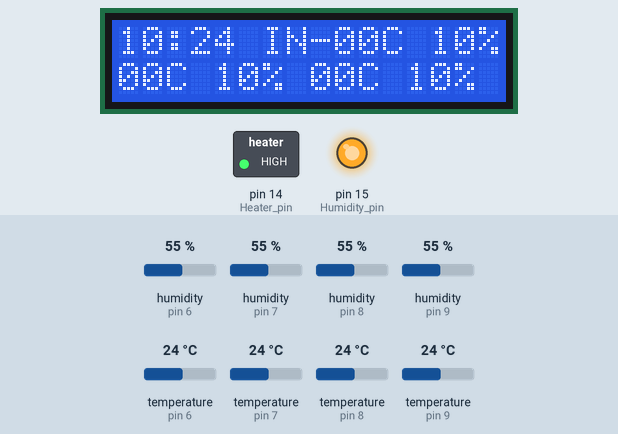
Recording of a sketch running on a simulated Arduino Uno, built with avr-gcc and run on an emulated ATmega328P. Parts: 16×2 character LCD, switched loads named in the sketch (green lamp = pin HIGH), output pins drawn as LEDs (lit = HIGH). The test bench sets the inputs (shaded band); at power-on: humidity (sensors on pin 6, pin 7, pin 8, pin 9) 55 %, temperature (sensors on pin 7, pin 6, pin 8, pin 9) 24 °C. The local clock reads 2024-03-15 10:24:30 at power-on unless the sketch sets it; storage starts empty; what the sketch prints to the serial monitor is not drawn.

Above: at 1.2 s.
1.3 s: humidity (sensor on pin 6) set to 68 %
At 5.1 s:
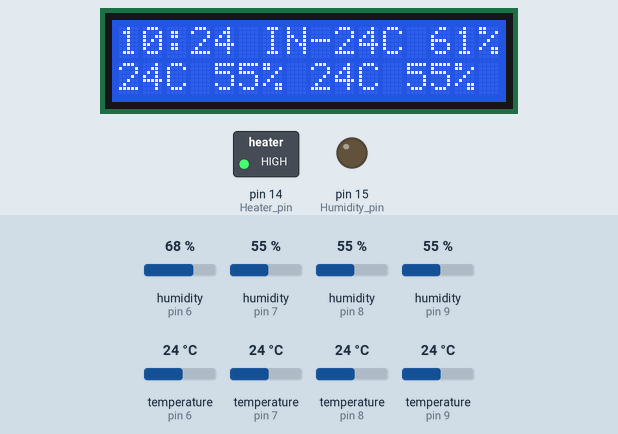
5.9 s: temperature (sensor on pin 7) set to 36 °C
At 8.5 s:
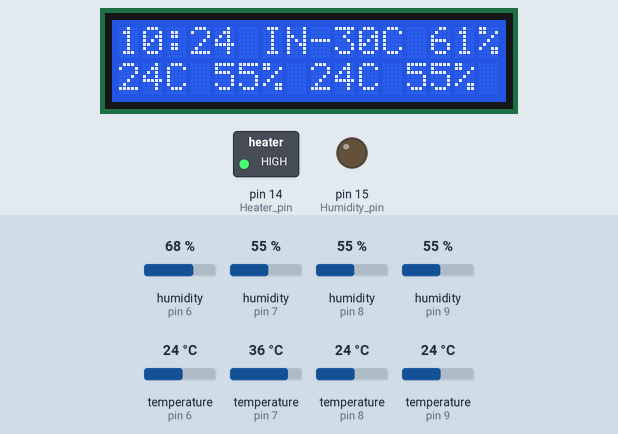
10.0 s: temperature (sensor on pin 7) set to 39 °C
At 15.2 s:
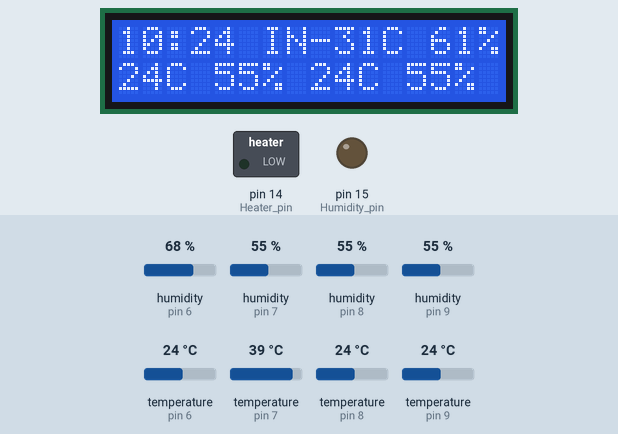
15.5 s: humidity (sensor on pin 7) set to 33 %
At 17.5 s:
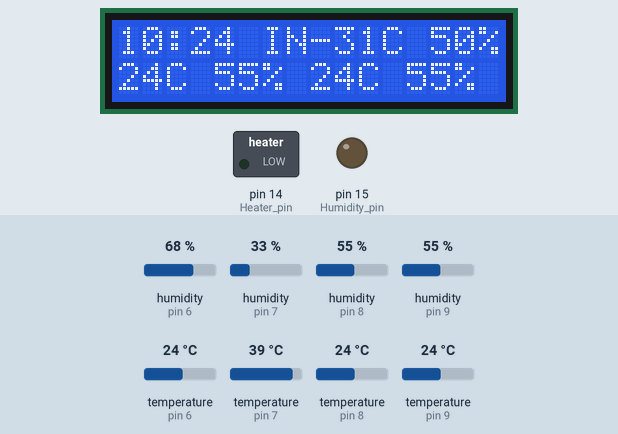
19.6 s: humidity (sensor on pin 7) set to 30 %
At 24.3 s:
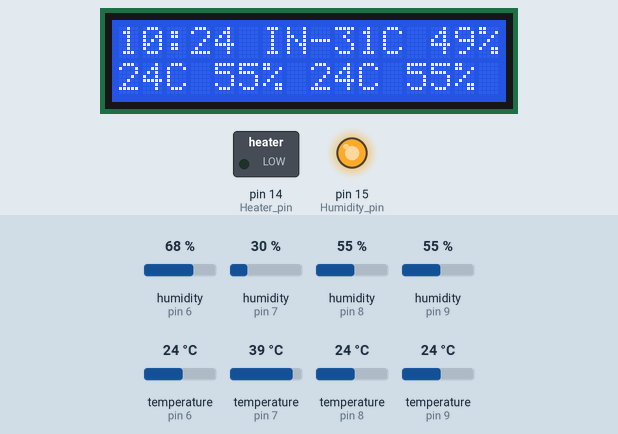
25.1 s: humidity (sensor on pin 8) set to 22 %
At 27.7 s:
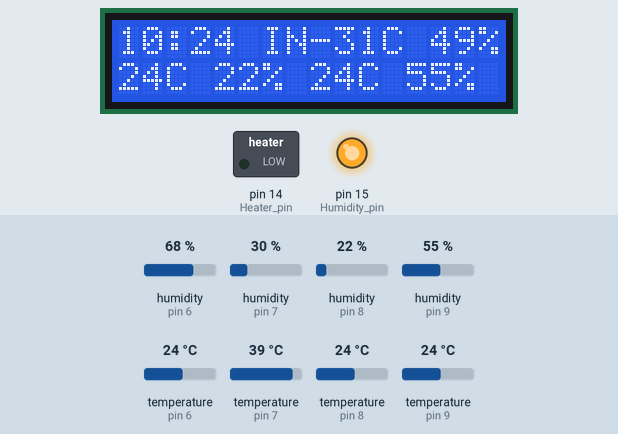
Timing chart, 0 to 29.2 s (numbered marks = the images above; inputs shaded):
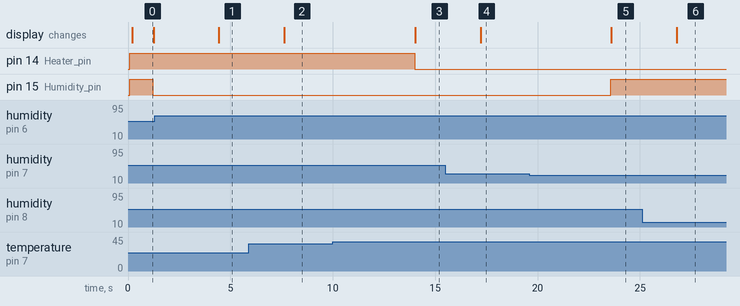

The sketch:

Logger.ino
```cpp
#include <Wire.h>
#include <LiquidCrystal_I2C.h>
#include "DHT.h"
#include <ThreeWire.h>
#include <RtcDS1302.h>
#include "SD.h"
#include"SPI.h"

#define Heater_pin 14
#define Humidity_pin 15


struct DataQueary {
  String date;
  String time;
  int t1; int h1;       // Sensor-In 1
  int t2; int h2;       // Sensor-In 2
  int t3; int h3;       // Sensor In Uncontrolled
  int t4; int h4;       // Sensor Out
};

#define DHTPIN1 6
#define DHTPIN2 7
#define DHTPIN3 8
#define DHTPIN4 9
#define DHTTYPE DHT11
DHT dht1(DHTPIN1, DHTTYPE);
DHT dht2(DHTPIN2, DHTTYPE);
DHT dht3(DHTPIN3, DHTTYPE);
DHT dht4(DHTPIN4, DHTTYPE);
int READ_AFTER = 3;          // Sensor Reading Taken After | Time in secs

struct DhtData {
  int temperature;
  int humidity;
};

String get_dht_data_string(int temperature, int humidity){
  String data_string = "";

  if(temperature<10)
    data_string+=0;
  data_string+= temperature;
  data_string+= "C ";

  if(humidity<10)
    data_string+=0;
  data_string+= humidity;
  data_string+= "%";

  return String(data_string);
}

//SDA - A4
//SDL - A5
LiquidCrystal_I2C lcd(0x27, 16, 2);

void setup_display(){
  lcd.init();
  lcd.backlight();
  lcd.clear();
}

void display_info(String time, String data1, String data2, String data3){
  String line1 = time;
  line1 += " IN-";
  line1 += data1;

  String line2 = data2;
  line2 += " ";
  line2 += data3;

  lcd.setCursor(0,0);
  lcd.print(line1);
  lcd.setCursor(0,1);
  lcd.print(line2);
}

ThreeWire myWire(4,3,2); // dat, clk, rst
RtcDS1302<ThreeWire> Rtc(myWire);

String get_time(const RtcDateTime& dt)
{
  String time ;
    int hr = dt.Hour();
    int mn = dt.Minute();

    if(hr<10)
      time+="0";
    time+=hr;
    time+=":";
    if(mn<10)
      time+="0";
    time+=mn;

    return String(time);
}

String get_date(const RtcDateTime& dt)
{
  String date ;
    int day   = dt.Day();
    int month = dt.Month();
    int year  = dt.Year();

    date += day;
    date += "/";
    date += month;
    date += "/";
    date += year;
    date += "/";

    return String(date);
}

// MOSI - pin 11
// MISO - pin 12
// CLK - pin 13
// CS - pin 10
bool sd_card_in = true;
const int CSpin = 10;
File sensorData;
int WRITE_DATA_AFTER = 10;  // time in secs, prefer 300(= 5 mins)

void setup_sd_card(){
  Serial.print("Initializing SD card...");
  pinMode(CSpin, OUTPUT);

  if (!SD.begin(CSpin)) {
    Serial.println("Card failed, or not present");
    sd_card_in = false;
    return;
  }
  Serial.println("card initialized.");
}

void saveData(DataQueary data){
  if(SD.exists("data.csv")){
    sensorData = SD.open("data.csv", FILE_WRITE);

    String dataString;
    dataString += data.date; dataString += ",";
    dataString += data.time; dataString += ",";
    dataString += data.t1;   dataString += ",";
    dataString += data.h1;   dataString += ",";
    dataString += data.t2;   dataString += ",";
    dataString += data.h2;   dataString += ",";
    dataString += data.t3;   dataString += ",";
    dataString += data.h3;   dataString += ",";
    dataString += data.t4;   dataString += ",";
    dataString += data.h4;   dataString += ",";

    if (sensorData){
          sensorData.println(dataString);
          Serial.println(dataString);
      sensorData.close(); // close the file
  }
  }
  else{
    Serial.println("Error writing to file !");
}
}

// ********SETUP********
void setup()
{
  Serial.begin(9600);
  Serial.println("Project Green House");

  setup_display();

  dht1.begin();
  dht2.begin();
  dht3.begin();
  dht4.begin();

  Rtc.Begin();

  setup_sd_card();

  pinMode(Heater_pin, OUTPUT);
  pinMode(Humidity_pin, OUTPUT);
}

long itr = 0;
DataQueary data = {"00/00/0000", "00:00", 0,10, 0,10, 0,10, 0,10};

int temp_thresh_hold = 31;
int hum_thresh_hold = 50;

int temp_in_, hum_in_;
void loop(){
  RtcDateTime now = Rtc.GetDateTime();
  String date_ = get_date(now);
  String time_ = get_time(now);

  temp_in_ = (data.t1 + data.t2) / 2;
  hum_in_  = (data.h1 + data.h2) / 2;

  if (temp_in_ < temp_thresh_hold){
    digitalWrite(Heater_pin, HIGH);
  } else{
   digitalWrite(Heater_pin, LOW);
  }

  if (hum_in_ < hum_thresh_hold){
    digitalWrite(Humidity_pin, HIGH);
  } else{
   digitalWrite(Humidity_pin, LOW);
  }

  String env_1_data = get_dht_data_string(                      // Inside the Controlled Greenhouse ENV
    (data.t1 + data.t2) / 2,
    (data.h1 + data.h2) / 2
    );
  String env_2_data = get_dht_data_string(                      // Inside the unControlled Greenhouse ENV
    data.t3,  data.h3
    );
  String env_3_data = get_dht_data_string(                      // Outside the  Greenhouse
    data.t4,  data.h4
    );

  if(itr%READ_AFTER==0){
    data = {date_, time_,
            dht1.readTemperature(), dht1.readHumidity(),
            dht2.readTemperature(), dht2.readHumidity(),
            dht3.readTemperature(), dht3.readHumidity(),
            dht4.readTemperature(), dht4.readHumidity()};
    }

  if(itr%WRITE_DATA_AFTER==0){
      saveData(data);
  }

  display_info(time_, env_1_data, env_2_data, env_3_data);
  delay(1000);
  itr+=1;
}
```

Measured:
- the behaviour switches between 37 and 38 °C on temperature (sensor on pin 7) (found by bisection; images 2 and 3)
- the behaviour switches between 32 and 31 % on humidity (sensor on pin 7) (found by bisection; images 4 and 5)
- after the input at 1.3 s, the display: changes after 3.1 s (image 1)
- after the input at 5.9 s, the display: changes after 1.7 s (image 2)
- after the input at 10.0 s, pin 14 (Heater_pin): HIGH → LOW after 4.0 s; the display: changes after 4.0 s (image 3)
- after the input at 15.5 s, the display: changes after 1.7 s (image 4)
- after the input at 19.6 s, pin 15 (Humidity_pin): LOW → HIGH after 4.0 s; the display: changes after 4.0 s (image 5)
- after the input at 25.1 s, the display: changes after 1.7 s (image 6)
